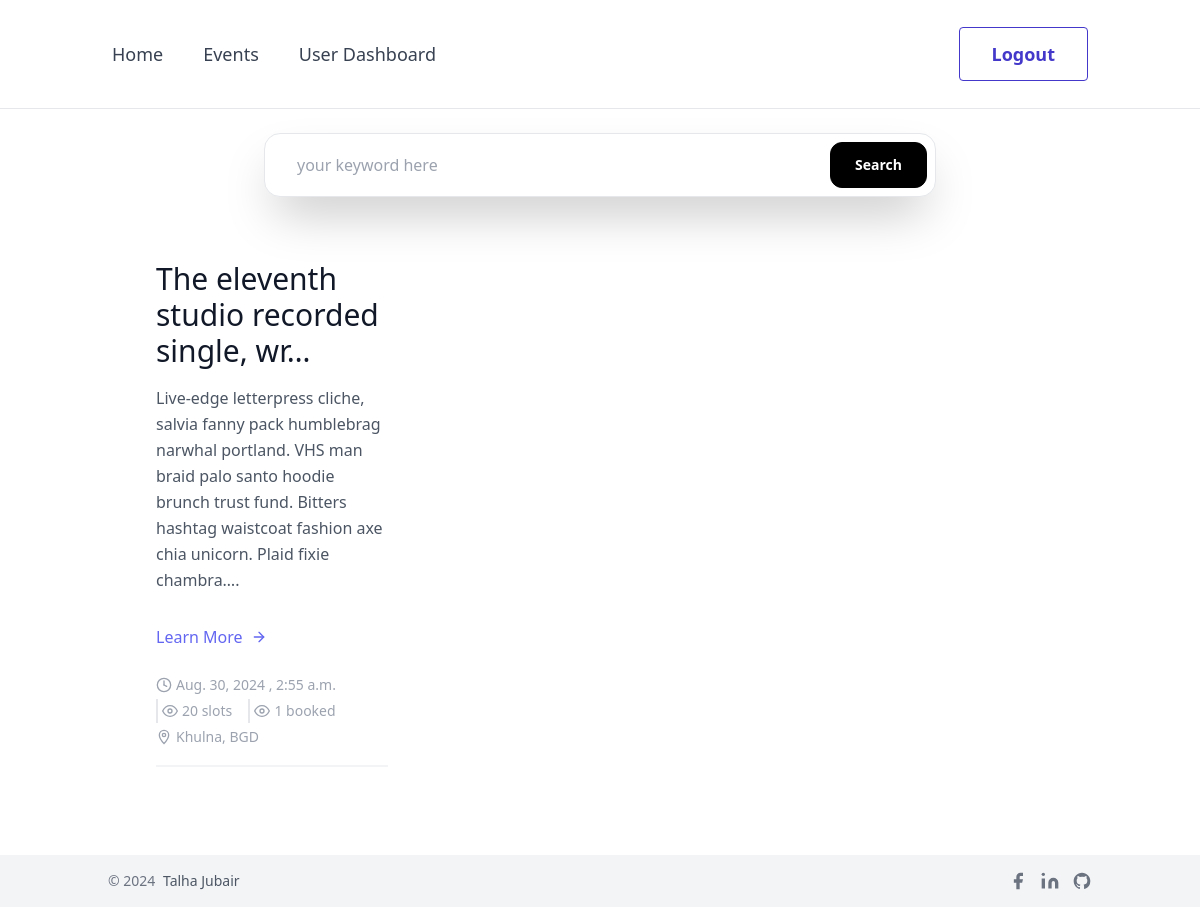
Screenshot of / (signed in) with the database file from the repository.
### events/models.py (models this page shows, shortened)
class Event(models.Model):
    title = models.CharField(max_length=100)
    description = models.TextField()
    date = models.DateField()
    time = models.TimeField()
    location = models.CharField(max_length=100)
    slots = models.IntegerField(default=0)
    booking_slots = models.IntegerField(default=0)

### events/views.py (the view)
# urls.py: path('', home, name='home'),
def home(request):
    today = timezone.now().date()
    events = Event.objects.filter(date__gte=today).order_by('?')[:6]
    context = {'events': events}
    return render(request, 'frontend/home.html', context)

### templates/frontend/home.html (shortened to what this page needs)
{% extends "frontend/base.html" %}
{% load static %}
{% block content %}
<section class="text-gray-600 body-font overflow-hidden">
    <div class="container px-5 py-6 mx-auto">
        <div
    class="mx-auto relative bg-white min-w-sm max-w-2xl flex flex-col md:flex-row items-center justify-center border py-2 px-2 rounded-2xl gap-2 shadow-2xl focus-within:border-gray-300"
    for="search-bar">
    <form action="{% url 'search_events' %}" method="get" class="w-full flex flex-col md:flex-row items-center justify-center gap-2">
        <input id="search-bar" name="query" placeholder="your keyword here"
            class="px-6 py-2 w-full rounded-md flex-1 outline-none bg-white">
        <button type="submit"
            class="w-full md:w-auto px-6 py-3 bg-black border-black text-white fill-white active:scale-95 duration-100 border will-change-transform overflow-hidden relative rounded-xl transition-all disabled:opacity-70">
            <div class="relative">
                <div
                    class="flex items-center justify-center h-3 w-3 absolute inset-1/2 -translate-x-1/2 -translate-y-1/2 transition-all">
                </div>
                <div class="flex items-center transition-all opacity-1 valid:">
                    <span class="text-sm font-semibold whitespace-nowrap truncate mx-auto">
                        Search
                    </span>
                </div>
            </div>
        </button>
    </form>
</div>
        <div class="grid grid-cols-3">
            {% for event in events %}
            <div class="p-12 flex flex-col items-start">
                <a href="{% url 'event_details' event.id  %}"
                    class="sm:text-3xl text-2xl title-font font-medium text-gray-900 mt-4 mb-4">
                    {{ event.title|truncatechars:40 }}</a>
                <p class="leading-relaxed mb-8">{{ event.description|truncatechars:200 }}.</p>
                <div class="flex flex-col pb-4 mb-4 border-b-2 border-gray-100 mt-auto w-full">
                    <a href="{% url 'event_details' event.id  %}"
                        class="text-indigo-500 inline-flex items-center mb-6">Learn
                        More
                        <svg class="w-4 h-4 ml-2" viewBox="0 0 24 24" stroke="currentColor" stroke-width="2" fill="none"
                            stroke-linecap="round" stroke-linejoin="round">
                            <path d="M5 12h14"></path>
                            <path d="M12 5l7 7-7 7"></path>
                        </svg>
                    </a>
                    <div>
                        <span
                            class="text-gray-400 mr-1 inline-flex items-center ml-auto leading-none text-sm py-1 border-gray-200">
                            <svg class="w-4 h-4 mr-1" stroke="currentColor" stroke-width="2" fill="none"
                                stroke-linecap="round" stroke-linejoin="round" viewBox="0 0 24 24">
                                <circle cx="12" cy="12" r="10"></circle>
                                <line x1="12" y1="6" x2="12" y2="12"></line>
                                <line x1="12" y1="12" x2="16" y2="14"></line>
                            </svg>{{ event.date }} , {{ event.time }}
                        </span>
                        <span
                            class="text-gray-400 mr-3 inline-flex items-center ml-auto leading-none text-sm pl-1 py-1 border-l-2 border-gray-200">
                            <svg class="w-4 h-4 mr-1" stroke="currentColor" stroke-width="2" fill="none"
                                stroke-linecap="round" stroke-linejoin="round" viewBox="0 0 24 24">
                                <path d="M1 12s4-8 11-8 11 8 11 8-4 8-11 8-11-8-11-8z"></path>
                                <circle cx="12" cy="12" r="3"></circle>
                            </svg> {{ event.slots }} slots
                        </span>
                        <span
                            class="text-gray-400 mr-3 inline-flex items-center ml-auto leading-none text-sm pl-1 py-1 border-l-2 border-gray-200">
                            <svg class="w-4 h-4 mr-1" stroke="currentColor" stroke-width="2" fill="none"
                                stroke-linecap="round" stroke-linejoin="round" viewBox="0 0 24 24">
                                <path d="M1 12s4-8 11-8 11 8 11 8-4 8-11 8-11-8-11-8z"></path>
                                <circle cx="12" cy="12" r="3"></circle>
                            </svg> {{ event.booking_slots }} booked
                        </span>
                    </div>
                    <span class="text-gray-400 inline-flex items-center leading-none text-sm  py-1">
                         {{ event.location }}
                    </span>
                </div>
            </div>
            {% endfor %}
        </div>
    </div>
</section>
{% endblock %}

### templates/frontend/base.html (style rules this page uses)
body { display: flex; flex-direction: column; min-height: 100vh; margin: 0; }

### rows the page displays
Event: title "The eleventh studio recorded single, wr…", description "Live-edge letterpress cliche, salvia fanny pack humblebrag narwhal portland. VHS man braid palo santo hoodie brunch trust fund. Bitters hashtag waistcoat fashion axe chia unicorn. Plaid fixie chambra…", date "Aug. 30, 2024", time "2:55 a.m.", slots "20", booking_slots "1", location "Khulna, BGD"
